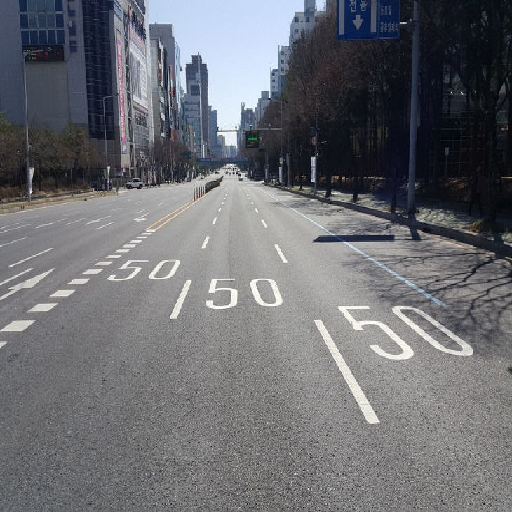
#> input picture laneimg.jpg, 512 x 512 px
$ python Lane_Detection.py
#> lines starting #> are read from the running program, lines starting #| are printed output that depends on the picture; after the words box and inside, x2 and y2 are one past the last pixel; in counts of white or black regions, pixels touching at a corner belong together
import cv2 as cv
import numpy as np
from math import *

fileName = 'laneimg'
img = cv.imread(fileName+'.jpg')
#> img is the input picture: shape (512, 512, 3); mean B, G, R 113.4, 108.8, 107.4

def drawLine(rho, theta, img, color, thick):
    x0 = rho * np.cos(theta)
    y0 = rho * np.sin(theta)
    x1 = int(x0 - 1000*np.sin(theta))
    y1 = int(y0 + 1000*np.cos(theta))
    x2 = int(x0 + 1000*np.sin(theta))
    y2 = int(y0 - 1000*np.cos(theta))
    cv.line(img, (x1, y1), (x2, y2), color, thick)
    return [x1, y1], [x2, y2]

def myShow(title,  img):
    cv.imshow(title, img)
    key = cv.waitKey(0)
    if key & 0xFF == 27:
        cv.destroyAllWindows()
        exit(0)
    elif key == 'd' or key == 'D':
        cv.destroyWindow(title)
    else:
        pass

# Gray
imgGray = cv.imread(fileName+'.jpg', 0)
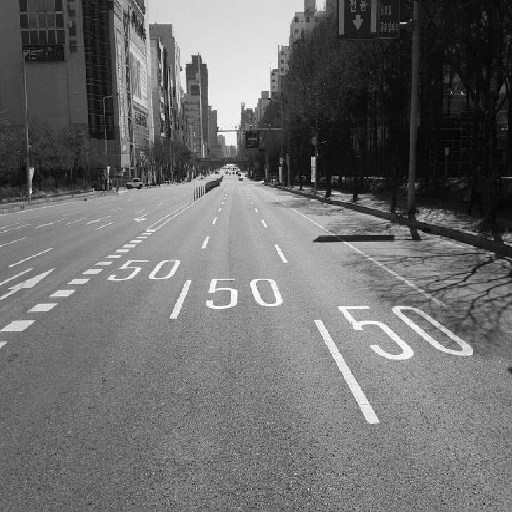
#> imgGray: shape (512, 512); min 0, max 254, mean 108.4
imgRoi = np.zeros((img.shape[0], img.shape[1], 1), np.uint8)
imgOut = np.zeros(img.shape, np.uint8)
# Region Of Interest
syROI = 220
eyROI = 480
pointRoi = np.array([[190, 220], [50, 480], [430, 480], [280, 220]], np.int32)
cv.fillConvexPoly(imgRoi, pointRoi, 255)
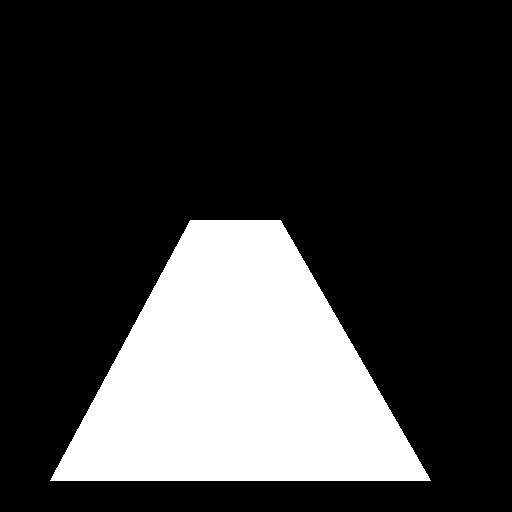
#> imgRoi: shape (512, 512, 1); 23.5% white; 1 white region, box (x1, y1, x2, y2) and area: (50, 220, 431, 481) 61591
imgRoiDisp = cv.addWeighted(imgGray, 0.8, imgRoi, 0.2, 0)
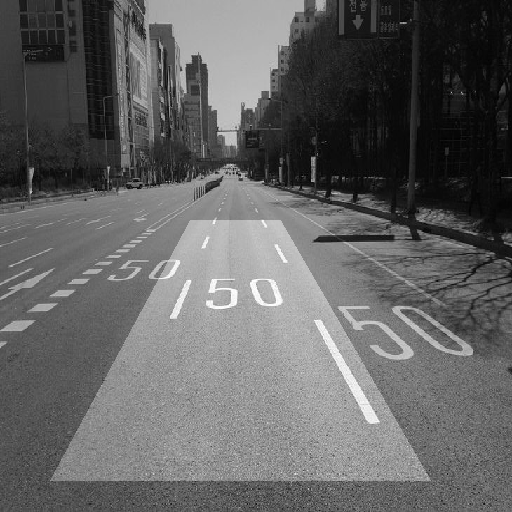
#> imgRoiDisp: shape (512, 512); min 0, max 254, mean 98.7
myShow(fileName+'_Roi', imgRoiDisp)
#> (key Esc is pressed here)
#> (the program exits here)
